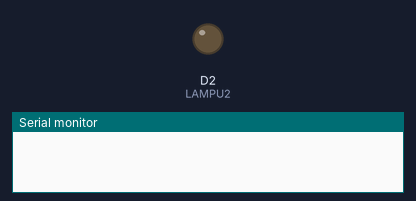
This sketch was run on a simulated ESP8266 (NodeMCU). Parts: output pins drawn as LEDs (lit = HIGH), the last lines printed to the serial monitor. WiFi joins after 1.5 s; servers stay silent unless stated; uploads are accepted with an empty reply.

Above: at 0.0 s.
At 2.3 s:
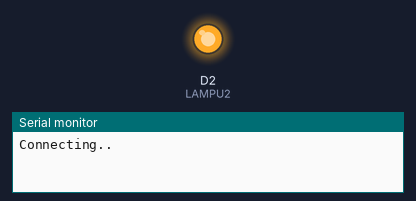
Timing chart, 0 to 3.8 s (numbered marks = the images above):
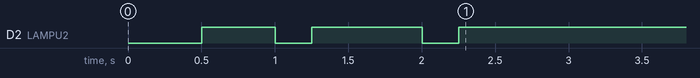

The sketch:

Tes4.ino
```cpp
#include <ESP8266WiFi.h>
#include <WiFiClient.h>
#include <ESP8266HTTPClient.h>
//----------------------------------------

#define LAMPU1 "D1"  //--> DEFINISIKAN LAMPU D1

#define LAMPU2 D2 //--> DEFINISIKAN LAMPU D2

//----------------------------------------NAMA DAN PASSWORD WIFI
const char* ssid = "Resmi"; //--> NAMA WIFI
const char* password = "55443321"; //--> PASSWORD WIFI
//----------------------------------------

//----------------------------------------ALAMAT WEB SERVER(IPv4)
//Cek IPv4 dengan cara Ctrl+R dan ketikan cmd kemudian masukan perintah ipconfig
const char *host = "http://192.168.43.245/";
//----------------------------------------

void setup() {
  //Setup Code
  Serial.begin(115200);
  delay(500);

  WiFi.mode(WIFI_STA);
  WiFi.begin(ssid, password); //--> Connect ke wifi
  Serial.println("");

  pinMode(LAMPU1,OUTPUT); //--> On Board LED port Direction output
  digitalWrite(LAMPU1, HIGH); //--> Turn off Led On Board
  pinMode(LAMPU2,OUTPUT); //--> On Board LED port Direction output
  digitalWrite(LAMPU2, HIGH); //--> Turn off Led On Board
  //pinMode(LAMPU2,OUTPUT); //--> LED port Direction output
  //digitalWrite(LAMPU2, LOW); //--> Turn off Led

  //----------------------------------------Menunggu Koneksi
  Serial.print("Connecting");
  while (WiFi.status() != WL_CONNECTED) {
    Serial.print(".");
    //----------------------------------------Mengkalibrasi Lampu ketika konek ke wifi
    digitalWrite(LAMPU1, LOW);
    delay(250);
    digitalWrite(LAMPU1, HIGH);
    delay(250);
    digitalWrite(LAMPU2, LOW);
    delay(250);
    digitalWrite(LAMPU2, HIGH);
    delay(250);
    //----------------------------------------
  }
  //----------------------------------------
  digitalWrite(LAMPU1, HIGH); //--> Mematikan Lampu ketika berhasil konek ke wifi

  Serial.println("");
  Serial.print("Successfully connected to : ");
  Serial.println(ssid);
  Serial.print("IP address: ");
  Serial.println(WiFi.localIP());
  Serial.println();
  //----------------------------------------
}

void loop() {
  // put your main code here, to run repeatedly:
  HTTPClient http; //--> Mendeklarasi objek ke httpclient

  //----------------------------------------Mengambil data dari database
  String GetAddress, LinkGet, getData;
  int id = 0; //--> mengambil id dari db
  GetAddress = "gis/lokasi/bacaperintah";
  LinkGet = host + GetAddress;
  getData = "ID=" + String(id);
  Serial.println("----------------Koneksi ke server-----------------");
  Serial.println("Get LED Status from Server or Database");
  Serial.print("Request Link : ");
  Serial.println(LinkGet);
  http.begin(LinkGet); //--> Specify request destination
  http.addHeader("Content-Type", "application/x-www-form-urlencoded");    //Specify content-type header
  int httpCodeGet = http.POST(getData); //--> Send the request
  String payloadGet = http.getString(); //--> Get the response payload from server
  String payloadAmbil = http.getString(); //--> Get the response payload from server
  Serial.print("Response Code : "); //--> Jika Code Respon 200 = OK
  Serial.println(httpCodeGet); //--> Print HTTP return code
  Serial.print("Returned data from Server : ");
  Serial.println(payloadGet); //--> Print request response payload
  Serial.println(payloadAmbil); //--> Print request response payload

  if (payloadGet == "OFF") {
    digitalWrite(LAMPU1, HIGH); //--> Turn off Led
  }
  if (payloadGet == "ON") {
    digitalWrite(LAMPU1, LOW); //--> Turn on Led
  }
  //----------------------------------------

  Serial.println("----------------Closing Connection----------------");
  http.end(); //--> Close connection
  Serial.println();
  Serial.println("Please wait 5 seconds for the next connection.");
  Serial.println();
  delay(5000); //--> GET Data at every 5 seconds
}
```
